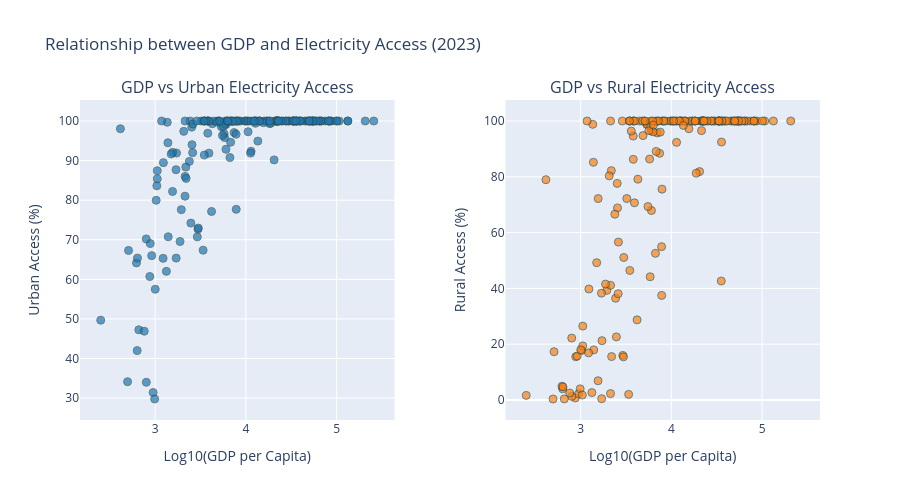
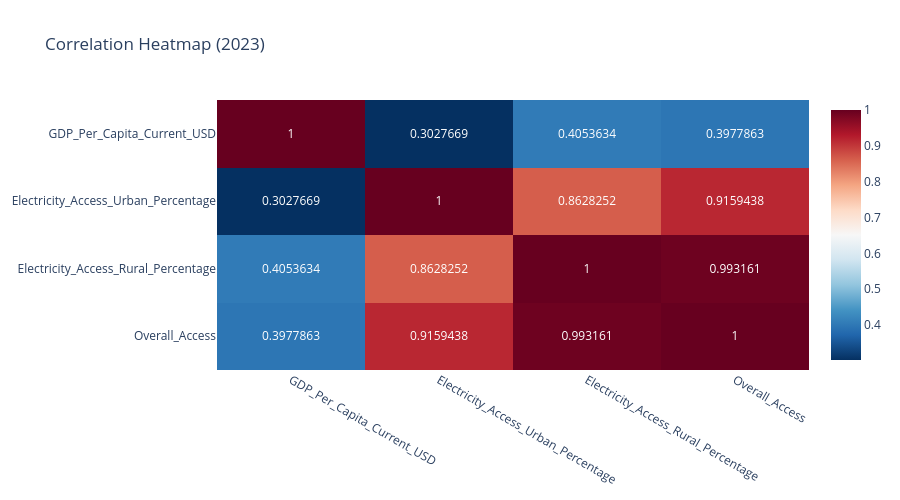

Notebook source saved alongside these figures, in order:
### Markdown cell above
## 8. 🟡 Q5—Correlation between GDP per capita and electricity access

The Pearson correlation is defined as:
$$r = \frac{\sum(x_i - \bar{x})(y_i - \bar{y})}{\sqrt{\sum(x_i-\bar{x})^2 \cdot \sum(y_i-\bar{y})^2}}$$

### Code cell
# 5. Correlation between GDP per capita and electricity access
print("📊 CORRELATION: GDP PER CAPITA VS ELECTRICITY ACCESS")
print("="*60)

# Prepare correlation data (using 2023 data)
corr_data = df_clean[df_clean['date'] == 2023].copy()
corr_data['Overall_Access'] = (
    corr_data['Electricity_Access_Urban_Percentage'] * 0.4 + 
    corr_data['Electricity_Access_Rural_Percentage'] * 0.6
)

# Calculate correlations
correlations = corr_data[['GDP_Per_Capita_Current_USD', 
                         'Electricity_Access_Urban_Percentage',
                         'Electricity_Access_Rural_Percentage',
                         'Overall_Access']].corr()

print("Correlation Matrix:")
display(correlations)

print(f"\nKey Correlations:")
print(f"GDP vs Urban Access: {correlations.loc['GDP_Per_Capita_Current_USD', 'Electricity_Access_Urban_Percentage']:.3f}")
print(f"GDP vs Rural Access: {correlations.loc['GDP_Per_Capita_Current_USD', 'Electricity_Access_Rural_Percentage']:.3f}")
print(f"GDP vs Overall Access: {correlations.loc['GDP_Per_Capita_Current_USD', 'Overall_Access']:.3f}")

# Visualization - Scatter Plots
fig = make_subplots(rows=1, cols=2,
                   subplot_titles=('GDP vs Urban Electricity Access', 
                                  'GDP vs Rural Electricity Access'),
                   horizontal_spacing=0.15)

# Log scale for GDP for better visualization
corr_data['Log_GDP'] = np.log10(corr_data['GDP_Per_Capita_Current_USD'] + 1)

# Urban access scatter
fig.add_trace(
    go.Scatter(x=corr_data['Log_GDP'], y=corr_data['Electricity_Access_Urban_Percentage'],
               mode='markers', name='Urban',
               marker=dict(size=8, color='#1f77b4', opacity=0.7,
                          line=dict(width=1, color='DarkSlateGrey')),
               text=corr_data['country'],
               hovertemplate='<b>%{text}</b><br>Log GDP: %{x:.2f}<br>Urban Access: %{y:.1f}%'),
    row=1, col=1
)

# Rural access scatter
fig.add_trace(
    go.Scatter(x=corr_data['Log_GDP'], y=corr_data['Electricity_Access_Rural_Percentage'],
               mode='markers', name='Rural',
               marker=dict(size=8, color='#ff7f0e', opacity=0.7,
                          line=dict(width=1, color='DarkSlateGrey')),
               text=corr_data['country'],
               hovertemplate='<b>%{text}</b><br>Log GDP: %{x:.2f}<br>Rural Access: %{y:.1f}%'),
    row=1, col=2
)

fig.update_layout(height=500, showlegend=False,
                  title_text="Relationship between GDP and Electricity Access (2023)")
fig.update_xaxes(title_text="Log10(GDP per Capita)", row=1, col=1)
fig.update_xaxes(title_text="Log10(GDP per Capita)", row=1, col=2)
fig.update_yaxes(title_text="Urban Access (%)", row=1, col=1)
fig.update_yaxes(title_text="Rural Access (%)", row=1, col=2)
fig.show()

# Heatmap
fig = px.imshow(correlations,
                text_auto=True,
                aspect="auto",
                color_continuous_scale='RdBu_r',
                title="Correlation Heatmap (2023)")
fig.update_layout(height=500)
fig.show()

### Figure 1 — Plotly figure (JSON) as saved in the notebook; plotly's stock layout.template omitted (floating-point values rounded to 4 significant figures; data arrays with more than 128 entries replaced by an {"elided": "..."} marker saying what was removed)
{"data": [{"hovertemplate": "<b>%{text}</b><br>Log GDP: %{x:.2f}<br>Urban Access: %{y:.1f}%", "marker": {"color": "#1f77b4", "line": {"color": "DarkSlateGrey", "width": 1}, "opacity": 0.7, "size": 8}, "mode": "markers", "name": "Urban", "text": {"elided": "251 str values"}, "type": "scatter", "x": {"elided": "251 float values"}, "xaxis": "x", "y": {"elided": "251 float values"}, "yaxis": "y"}, {"hovertemplate": "<b>%{text}</b><br>Log GDP: %{x:.2f}<br>Rural Access: %{y:.1f}%", "marker": {"color": "#ff7f0e", "line": {"color": "DarkSlateGrey", "width": 1}, "opacity": 0.7, "size": 8}, "mode": "markers", "name": "Rural", "text": {"elided": "251 str values"}, "type": "scatter", "x": {"elided": "251 float values"}, "xaxis": "x2", "y": {"elided": "251 float values"}, "yaxis": "y2"}], "layout": {"annotations": [{"font": {"size": 16}, "showarrow": false, "text": "GDP vs Urban Electricity Access", "x": 0.2125, "xanchor": "center", "xref": "paper", "y": 1, "yanchor": "bottom", "yref": "paper"}, {"font": {"size": 16}, "showarrow": false, "text": "GDP vs Rural Electricity Access", "x": 0.7875, "xanchor": "center", "xref": "paper", "y": 1, "yanchor": "bottom", "yref": "paper"}], "height": 500, "showlegend": false, "title": {"text": "Relationship between GDP and Electricity Access (2023)"}, "xaxis": {"anchor": "y", "domain": [0, 0.425], "title": {"text": "Log10(GDP per Capita)"}}, "xaxis2": {"anchor": "y2", "domain": [0.575, 1], "title": {"text": "Log10(GDP per Capita)"}}, "yaxis": {"anchor": "x", "domain": [0, 1], "title": {"text": "Urban Access (%)"}}, "yaxis2": {"anchor": "x2", "domain": [0, 1], "title": {"text": "Rural Access (%)"}}}}

### Figure 2 — Plotly figure (JSON) as saved in the notebook; plotly's stock layout.template omitted (floating-point values rounded to 4 significant figures)
{"data": [{"coloraxis": "coloraxis", "hovertemplate": "x: %{x}<br>y: %{y}<br>color: %{z}<extra></extra>", "name": "0", "texttemplate": "%{z}", "type": "heatmap", "x": ["GDP_Per_Capita_Current_USD", "Electricity_Access_Urban_Percentage", "Electricity_Access_Rural_Percentage", "Overall_Access"], "xaxis": "x", "y": ["GDP_Per_Capita_Current_USD", "Electricity_Access_Urban_Percentage", "Electricity_Access_Rural_Percentage", "Overall_Access"], "yaxis": "y", "z": [[1.0, 0.3028, 0.4054, 0.3978], [0.3028, 1.0, 0.8628, 0.9159], [0.4054, 0.8628, 1.0, 0.9932], [0.3978, 0.9159, 0.9932, 1.0]]}], "layout": {"coloraxis": {"colorscale": [[0, "rgb(5,48,97)"], [0.1, "rgb(33,102,172)"], [0.2, "rgb(67,147,195)"], [0.3, "rgb(146,197,222)"], [0.4, "rgb(209,229,240)"], [0.5, "rgb(247,247,247)"], [0.6, "rgb(253,219,199)"], [0.7, "rgb(244,165,130)"], [0.8, "rgb(214,96,77)"], [0.9, "rgb(178,24,43)"], [1, "rgb(103,0,31)"]]}, "height": 500, "title": {"text": "Correlation Heatmap (2023)"}, "xaxis": {"anchor": "y", "domain": [0, 1]}, "yaxis": {"anchor": "x", "autorange": "reversed", "domain": [0, 1]}}}
